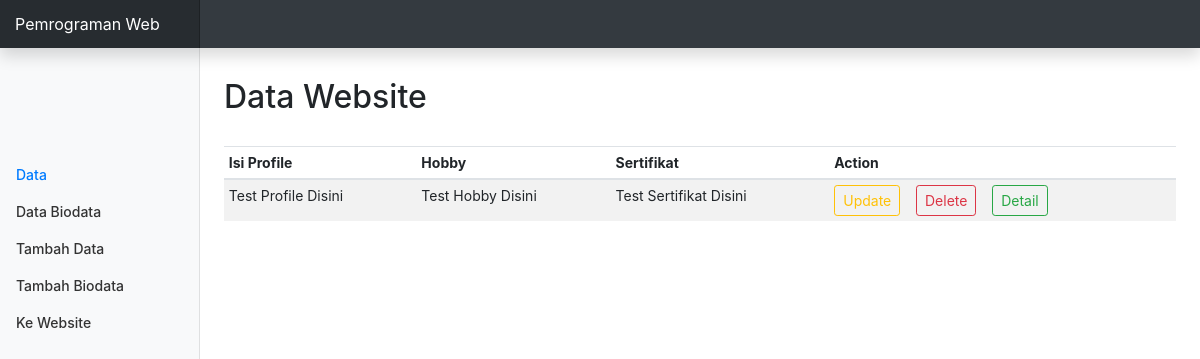
The page / on the database its author committed.
### tables this page shows
CREATE TABLE `isi_biodata` (
  `isi_id` int(11) NOT NULL,
  `isi_profile` varchar(256) NOT NULL,
  `hobby` varchar(128) NOT NULL,
  `sertifikat` varchar(128) NOT NULL,
  `sd` varchar(128) NOT NULL,
  `smp` varchar(128) NOT NULL,
  `sma` varchar(128) NOT NULL,
  `universitas` varchar(128) NOT NULL
);

### conn.php (called while the page is built, shortened)
<?php
function connection() {
   $dbServer = 'localhost';
   $dbUser = 'root';
   $dbPass = '';
   $dbName = "biodata";
   $conn = mysqli_connect($dbServer, $dbUser, $dbPass);
   mysqli_select_db($conn,$dbName);
   return $conn;
}

### index.php (the view, shortened to what this page needs)
<?php
  include ('conn.php');
?>
<!DOCTYPE html>
<html>
  <head>
    <link href="assets/css/bootstrap.min.css" rel="stylesheet">
    <link href="assets/css/dashboard.css" rel="stylesheet">
  </head>
  <body>
    <nav class="navbar navbar-dark fixed-top bg-dark flex-md-nowrap p-0 shadow">
      <a class="navbar-brand col-sm-3 col-md-2 mr-0" href="#">Pemrograman Web</a>
    </nav>
    <div class="container-fluid">
      <div class="row">
        <nav class="col-md-2 d-none d-md-block bg-light sidebar">
          <div class="sidebar-sticky">
            <ul class="nav flex-column" style="margin-top:100px;">
               <li class="nav-item">
                <a class="nav-link active" href="<?php echo "index.php"; ?>">Data</a>
              </li>
              <li class="nav-item">
                <a class="nav-link" href="<?php echo "databdt.php"; ?>">Data Biodata</a>
              </li>
              <li class="nav-item">
                <a class="nav-link" href="<?php echo "form.php"; ?>">Tambah Data</a>
              </li>
              <li class="nav-item">
                <a class="nav-link" href="<?php echo "formbdt.php"; ?>">Tambah Biodata</a>
              </li>
              <li class="nav-item">
                <a class="nav-link" href="<?php echo "home.php"; ?>">Ke Website</a>
              </li>
            </ul>
          </div>
        </nav>
        <main role="main" class="col-md-9 ml-sm-auto col-lg-10 px-4">
          <h2 style="margin: 30px 0 30px 0;">Data Website</h2>
          <div class="table-responsive">
            <table class="table table-striped table-sm">
              <thead>
                <tr>
                  <th>Isi Profile</th>
                  <th>Hobby</th>
                  <th>Sertifikat</th>
                  <th>Action</th>
                </tr>
              </thead>
              <tbody>
                <?php
                  $query = "SELECT * FROM isi_biodata";
                  $result = mysqli_query(connection(),$query);
                 ?>
                 <?php while($data = mysqli_fetch_array($result)): ?>
                  <tr>
                    <td><?php echo $data['isi_profile'];  ?></td>
                    <td><?php echo $data['hobby'];  ?></td>
                    <td><?php echo $data['sertifikat'];  ?></td>
                    <td>
                      <a href="<?php echo "update.php?isi_id=".$data['isi_id']; ?>" class="btn btn-outline-warning btn-sm"> Update</a>
                      <a href="<?php echo "delete.php?isi_id=".$data['isi_id']; ?>" class="btn btn-outline-danger btn-sm"> Delete</a>
                      <a href="<?php echo "detail.php?isi_id=".$data['isi_id']; ?>" class="btn btn-outline-success btn-sm"> Detail</a>
                    </td>
                  </tr>
                 <?php endwhile ?>
              </tbody>
            </table>
          </div>
        </main>
      </div>
    </div>
  </body>
</html>

### assets/css/dashboard.css (style rules this page uses)
body { font-size: .875rem; }
.sidebar { position: fixed; top: 0; bottom: 0; left: 0; z-index: 100; padding: 48px 0 0; box-shadow: inset -1px 0 0 rgba(0, 0, 0, .1); }
.sidebar-sticky { position: relative; top: 0; height: calc(100vh - 48px); padding-top: .5rem; overflow-x: hidden; overflow-y: auto; }
.sidebar .nav-link { font-weight: 500; color: #333; }
.sidebar .nav-link.active { color: #007bff; }
[role="main"] { padding-top: 48px; }
.navbar-brand { padding-top: .75rem; padding-bottom: .75rem; font-size: 1rem; background-color: rgba(0, 0, 0, .25); box-shadow: inset -1px 0 0 rgba(0, 0, 0, .25); }

### rows shown on the page
isi_biodata: isi_profile "Test Profile Disini", hobby "Test Hobby Disini", sertifikat "Test Sertifikat Disini"
